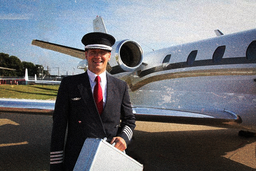
#> input picture test.png, 256 x 171 px, shrunk from 634 x 423 before the run
$ python run.py
#> lines starting #> are read from the running program, lines starting #| are printed output that depends on the picture
# Python wind effect
import PIL
from PIL import Image, ImageEnhance
import random

percentages = []


def handlePercentage(percentage):
    """
    This function handles displaying of percentages
    """
    if percentage in percentages:
        pass
    else:
        print(f"{percentage}%")

    percentages.append(percentage)

def generate(imageObject, width, height, split_chance, splitIntensity, splitThreshold):
    img = Image.new('RGB', (width, height), "black")  # create a new empty black image
    pixels = img.load()
    for row in range(height):

        handlePercentage(int((row/height)*100))

        # The chances of a pixel being "torn"
        if random.random() <= split_chance:

            # Split this row and the according threshold
            for j in range(width):

                # Calculate which pixel to use
                # Deal with each row according to the threshold
                for k in range(1):
                    for z in range(splitThreshold):
                        pixelToUse = splitIntensity + j
                        if pixelToUse > width:
                            pixelToUse = int(width / ( pixelToUse / width ))
                        Ur, Ug, Ub = imageObject.getpixel((pixelToUse-1, row))

                        if k == 0:
                            # Paint onto black image
                            pixels[j,row-z] = (Ur,Ug,Ub)

                        elif k == 1:
                            # Paint onto black image
                            pixels[j,row+z] = (Ur,Ug,Ub)

        else:
            for j in range(width):
                r, g, b = imageObject.getpixel((j, row))

                # Paint onto black image
                pixels[j,row] = (r,g,b)


    saveOrShow = input("Do you want to save the new image? y/n")
    if saveOrShow.lower() == "y":
        # Handles saving
        fileSaveTo = input("Save as (./file.png): ")
        img.save(fileSaveTo)

    else:
        pass

    img.show()


# Import image
def importImage(image_path, split_chance, splitIntensity, splitThreshold):
    imageObject = Image.open(image_path)
    width, height = imageObject.size
    rgb_im = imageObject.convert('RGB')
    generate(rgb_im, width, height, split_chance, splitIntensity, splitThreshold)

# Handle menu
def menu():
    file_path = input("File path: ")
#> the answer given: test.png
    split_chance = float(input("Split chance (0.0 - 1.0): "))
#> the answer given: 1
    splitIntensity = int(input("Split intensity: "))
#> the answer given: 3
    splitThreshold = int(input("Split threshold: "))
#> the answer given: 100

    importImage(file_path, split_chance, splitIntensity, splitThreshold)
#> in importImage, imageObject is the input picture: PIL image 256x171 RGBA; mean R, G, B, A 109.8, 111.8, 117, 255
#> in generate, `img = Image.new('RGB', (width, height), "black")`: img: PIL image 256x171 RGB; every value is 0
#> the answer given: out.png
#> in generate, `img.show()`:
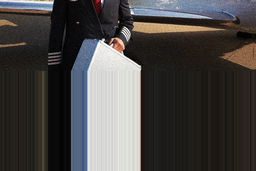
#> shown: PIL image 256x171 RGB; mean R, G, B 72.7, 70.6, 69.4

menu()
